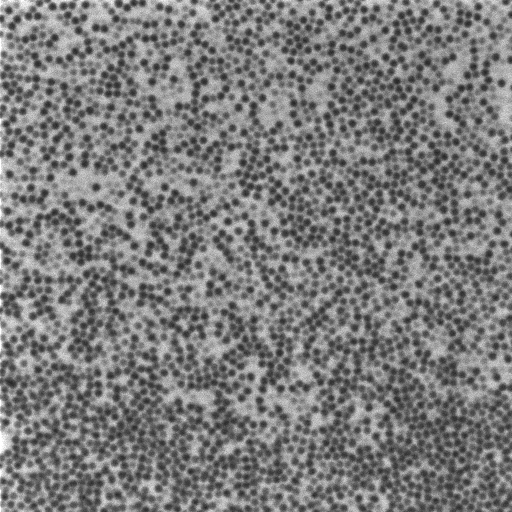
#> input picture images/20 mins_t9.jpg, 512 x 512 px
$ jupyter execute --allow-errors particle_pairs.ipynb
#> lines starting #> are read from the running program, lines starting #| are printed output that depends on the picture
# Scripts Antoine

[cell 1]
# Parameters
# file_location = r"C:\fichier.jpg"
file_location = "images/20 mins_t9.jpg"
particle_pixel_size = 8
volume_fraction = 0.45

## Data Processing

[cell 2]
import numpy as np
import trackpy as tp
import pandas as pd
from PIL import Image
from skimage.exposure import equalize_adapthist
import functions as fun

# Opening, preprocessing the image
img = Image.open(file_location, mode='r')
#> img is the input picture: PIL image 512x512 L; min 35, max 255, mean 124.2
img_array = np.array(img)
img_norm = equalize_adapthist(img_array)
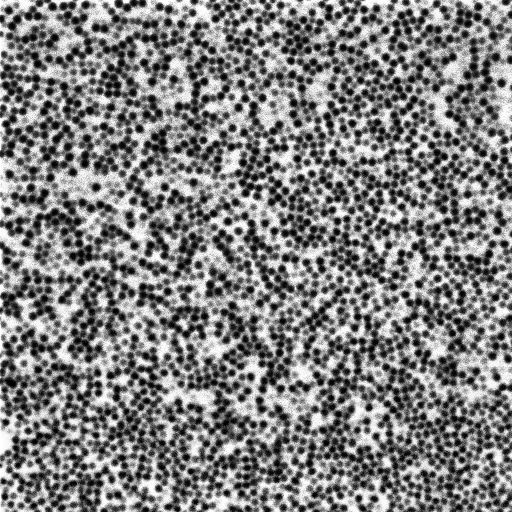
#> img_norm: shape (512, 512) float64; min 0, max 1, mean 0.505
img_info = {'height' : np.shape(img_array)[0], 'width' : np.shape(img_norm)[1]}
#> img_info = {'height': 512, 'width': 512}

# Particle detection
#> (the rest of this cell did not finish here and is left out)


$ run again, with images/5 mins_t0.jpg copied over images/20 mins_t9.jpg
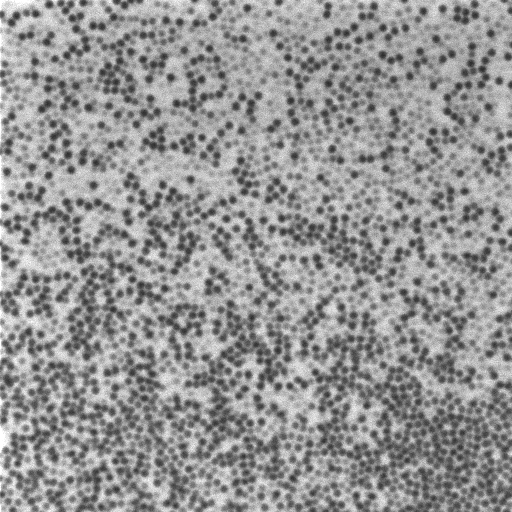
#> input picture images/5 mins_t0.jpg, 512 x 512 px
#> img is the input picture: PIL image 512x512 L; min 42, max 255, mean 148.9
#> `img_norm = equalize_adapthist(img_array)`:
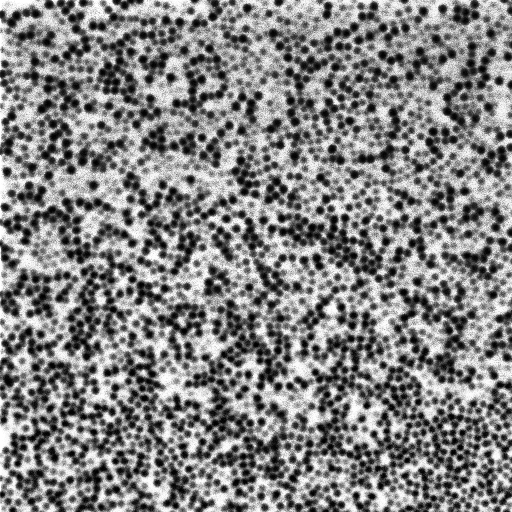
#> img_norm: shape (512, 512) float64; min 0, max 1, mean 0.518
